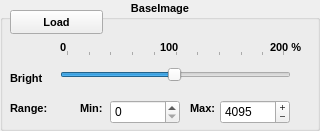
       <widget class="QGroupBox" name="groupBox_2">
        <property name="geometry">
         <rect>
          <x>800</x>
          <y>60</y>
          <width>320</width>
          <height>131</height>
         </rect>
        </property>
        <property name="minimumSize">
         <size>
          <width>120</width>
          <height>120</height>
         </size>
        </property>
        <property name="maximumSize">
         <size>
          <width>16777215</width>
          <height>16777215</height>
         </size>
        </property>
        <property name="font">
         <font>
          <family>MS Sans Serif</family>
          <pointsize>8</pointsize>
          <weight>75</weight>
          <bold>true</bold>
         </font>
        </property>
        <property name="toolTip">
         <string>tuning PID extraction range for creating PID image display data</string>
        </property>
        <property name="layoutDirection">
         <enum>Qt::LeftToRight</enum>
        </property>
        <property name="styleSheet">
         <string notr="true">border-color: rgb(0, 0, 0);</string>
        </property>
        <property name="title">
         <string>BaseImage</string>
        </property>
        <property name="alignment">
         <set>Qt::AlignCenter</set>
        </property>
        <property name="flat">
         <bool>false</bool>
        </property>
        <widget class="QSpinBox" name="MaxSpin">
         <property name="geometry">
          <rect>
           <x>220</x>
           <y>100</y>
           <width>70</width>
           <height>24</height>
          </rect>
         </property>
         <property name="minimumSize">
          <size>
           <width>70</width>
           <height>0</height>
          </size>
         </property>
         <property name="maximumSize">
          <size>
           <width>70</width>
           <height>16777215</height>
          </size>
         </property>
         <property name="focusPolicy">
          <enum>Qt::ClickFocus</enum>
         </property>
         <property name="buttonSymbols">
          <enum>QAbstractSpinBox::PlusMinus</enum>
         </property>
         <property name="accelerated">
          <bool>true</bool>
         </property>
         <property name="keyboardTracking">
          <bool>false</bool>
         </property>
         <property name="showGroupSeparator" stdset="0">
          <bool>false</bool>
         </property>
         <property name="maximum">
          <number>65535</number>
         </property>
         <property name="value">
          <number>4095</number>
         </property>
         <property name="displayIntegerBase">
          <number>10</number>
         </property>
        </widget>
        <widget class="QLabel" name="label_7">
         <property name="geometry">
          <rect>
           <x>190</x>
           <y>100</y>
           <width>32</width>
           <height>16</height>
          </rect>
         </property>
         <property name="font">
          <font>
           <family>MS Sans Serif</family>
           <pointsize>8</pointsize>
           <weight>75</weight>
           <bold>true</bold>
          </font>
         </property>
         <property name="text">
          <string>Max:</string>
         </property>
        </widget>
        <widget class="QSpinBox" name="MinSpin">
         <property name="geometry">
          <rect>
           <x>110</x>
           <y>100</y>
           <width>70</width>
           <height>24</height>
          </rect>
         </property>
         <property name="maximumSize">
          <size>
           <width>70</width>
           <height>16777215</height>
          </size>
         </property>
         <property name="focusPolicy">
          <enum>Qt::ClickFocus</enum>
         </property>
         <property name="accelerated">
          <bool>true</bool>
         </property>
         <property name="keyboardTracking">
          <bool>false</bool>
         </property>
         <property name="maximum">
          <number>40000</number>
         </property>
        </widget>
        <widget class="QLabel" name="label_8">
         <property name="geometry">
          <rect>
           <x>80</x>
           <y>100</y>
           <width>28</width>
           <height>16</height>
          </rect>
         </property>
         <property name="font">
          <font>
           <family>MS Sans Serif</family>
           <pointsize>8</pointsize>
           <weight>75</weight>
           <bold>true</bold>
          </font>
         </property>
         <property name="text">
          <string>Min:</string>
         </property>
        </widget>
        <widget class="QLabel" name="label">
         <property name="geometry">
          <rect>
           <x>10</x>
           <y>70</y>
           <width>40</width>
           <height>16</height>
          </rect>
         </property>
         <property name="font">
          <font>
           <family>MS Sans Serif</family>
           <pointsize>8</pointsize>
           <weight>75</weight>
           <bold>true</bold>
          </font>
         </property>
         <property name="text">
          <string>Bright</string>
         </property>
        </widget>
        <widget class="QSlider" name="BrightSlide">
         <property name="geometry">
          <rect>
           <x>60</x>
           <y>50</y>
           <width>231</width>
           <height>41</height>
          </rect>
         </property>
         <property name="mouseTracking">
          <bool>true</bool>
         </property>
         <property name="focusPolicy">
          <enum>Qt::NoFocus</enum>
         </property>
         <property name="layoutDirection">
          <enum>Qt::LeftToRight</enum>
         </property>
         <property name="autoFillBackground">
          <bool>false</bool>
         </property>
         <property name="minimum">
          <number>1</number>
         </property>
         <property name="maximum">
          <number>200</number>
         </property>
         <property name="singleStep">
          <number>1</number>
         </property>
         <property name="pageStep">
          <number>10</number>
         </property>
         <property name="value">
          <number>100</number>
         </property>
         <property name="sliderPosition">
          <number>100</number>
         </property>
         <property name="tracking">
          <bool>true</bool>
         </property>
         <property name="orientation">
          <enum>Qt::Horizontal</enum>
         </property>
         <property name="invertedAppearance">
          <bool>false</bool>
         </property>
         <property name="invertedControls">
          <bool>false</bool>
         </property>
         <property name="tickPosition">
          <enum>QSlider::TicksAbove</enum>
         </property>
         <property name="tickInterval">
          <number>20</number>
         </property>
        </widget>
        <widget class="QPushButton" name="LoadPID">
         <property name="geometry">
          <rect>
           <x>10</x>
           <y>10</y>
           <width>93</width>
           <height>24</height>
          </rect>
         </property>
         <property name="sizePolicy">
          <sizepolicy hsizetype="Preferred" vsizetype="Preferred">
           <horstretch>0</horstretch>
           <verstretch>0</verstretch>
          </sizepolicy>
         </property>
         <property name="maximumSize">
          <size>
           <width>800</width>
           <height>24</height>
          </size>
         </property>
         <property name="font">
          <font>
           <family>MS Sans Serif</family>
           <pointsize>8</pointsize>
           <weight>75</weight>
           <italic>false</italic>
           <bold>true</bold>
          </font>
         </property>
         <property name="focusPolicy">
          <enum>Qt::NoFocus</enum>
         </property>
         <property name="toolTip">
          <string>Read PID image data
You must choose 16bit 3channel Tiff format data </string>
         </property>
         <property name="styleSheet">
          <string notr="true"/>
         </property>
         <property name="text">
          <string notr="true">Load</string>
         </property>
        </widget>
        <widget class="QLabel" name="label_9">
         <property name="geometry">
          <rect>
           <x>60</x>
           <y>40</y>
           <width>8</width>
           <height>15</height>
          </rect>
         </property>
         <property name="font">
          <font>
           <family>MS Sans Serif</family>
           <pointsize>8</pointsize>
           <weight>75</weight>
           <bold>true</bold>
          </font>
         </property>
         <property name="text">
          <string>0</string>
         </property>
        </widget>
        <widget class="QLabel" name="label_11">
         <property name="geometry">
          <rect>
           <x>160</x>
           <y>40</y>
           <width>24</width>
           <height>15</height>
          </rect>
         </property>
         <property name="font">
          <font>
           <family>MS Sans Serif</family>
           <pointsize>8</pointsize>
           <weight>75</weight>
           <bold>true</bold>
          </font>
         </property>
         <property name="text">
          <string>100</string>
         </property>
        </widget>
        <widget class="QLabel" name="label_3">
         <property name="geometry">
          <rect>
           <x>270</x>
           <y>40</y>
           <width>37</width>
           <height>15</height>
          </rect>
         </property>
         <property name="font">
          <font>
           <family>MS Sans Serif</family>
           <pointsize>8</pointsize>
           <weight>75</weight>
           <bold>true</bold>
          </font>
         </property>
         <property name="text">
          <string>200 %</string>
         </property>
        </widget>
        <widget class="QLabel" name="label_2">
         <property name="geometry">
          <rect>
           <x>10</x>
           <y>100</y>
           <width>50</width>
           <height>16</height>
          </rect>
         </property>
         <property name="font">
          <font>
           <family>MS Sans Serif</family>
           <pointsize>8</pointsize>
           <weight>75</weight>
           <bold>true</bold>
          </font>
         </property>
         <property name="text">
          <string>Range:</string>
         </property>
        </widget>
       </widget>
